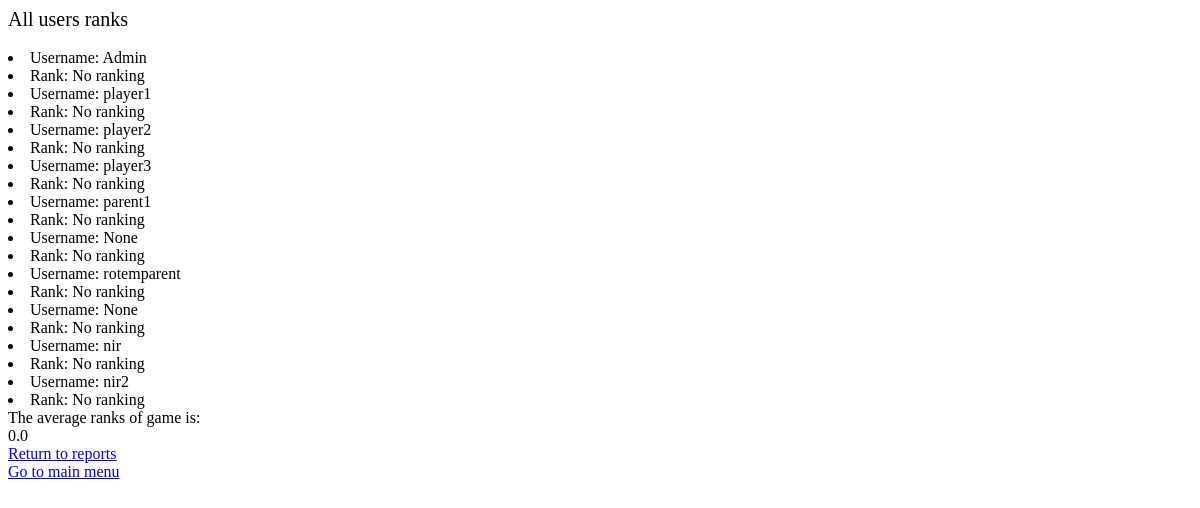
Before: /sign-language-teacher//reports-menu/rank-for-admin/ with the older database file.
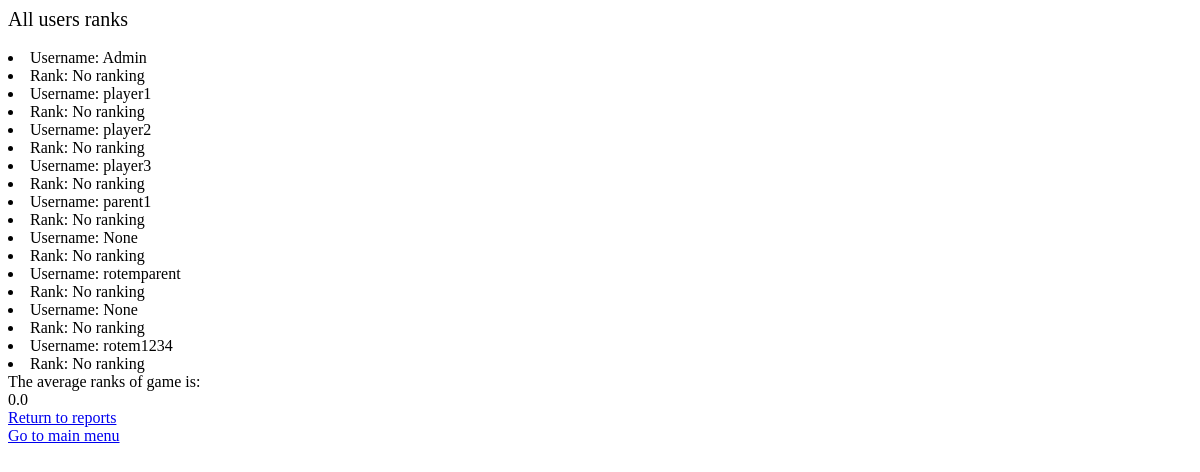
After: the same page with the newer database file.
### registration/models.py (models this page shows, shortened)
class UserProfile(models.Model):
    TYPES = (('parent', 'parent'), ('student', 'student'))
    user = models.OneToOneField(User, related_name='profile', on_delete=models.CASCADE, blank=True, null=True)
    son = models.ForeignKey(User, on_delete=models.SET_NULL, blank=True, null=True, related_name='son')
    address = models.CharField(max_length=100, default='')
    age = models.IntegerField(default=0)
    points = models.IntegerField(default=0)
    type = models.CharField(max_length=10, choices=TYPES, default='student')
    is_admin = models.BooleanField(default=False)
    suspention_time = models.DateTimeField(auto_now_add=True)
    total_minutes = models.FloatField(default=0)
    last_login = models.DateTimeField(default=datetime(2000, 1, 1))
    rank = models.IntegerField(default=0)

### registration/views.py (the view)
# urls.py: path('/reports-menu/rank-for-admin/', views.rank_for_admin, name='rank-for-admin'),
def rank_for_admin(request):
    user = request.user
    user_profile = UserProfile.objects.all()
    user_list = list(user_profile)
    sum = 0
    for p in user_list:
        sum += p.rank
    avg = sum / len(user_list)
    return render(request, 'registration/rank-for-admin.html', {'user': user_profile, 'user_list': user_list, 'avg' : avg})

### registration/templates/registration/rank-for-admin.html (shortened to what this page needs)
<h style="font-size:20px;"; >All users ranks  </h><br>
{% for f in user_list %}
<li>Username: {{f.user}}</li>
{% if f.rank == 0 %}
            <li>Rank: No ranking</li>
        {% else %}
<li>Rank: {{f.rank}}</li>
{% endif %}
{% endfor %}
<h>The average ranks of game is: </h><br>
{{avg}}<br>
<a href="{% url 'registration:reports-menu' %}">Return to reports </a><br>
<a href="{% url 'registration:index' %}">Go to main menu</a><br>

Changed rows visible on the page:
removed UserProfile: user "nir2", rank "Rank: No ranking"
changed UserProfile: user "nir" → "rotem1234"
